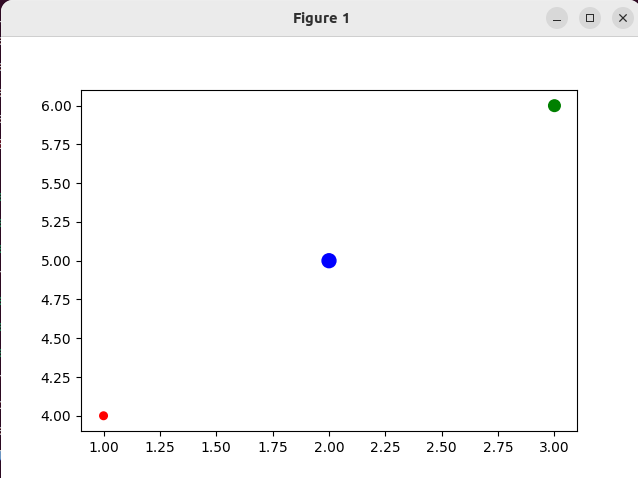

Write Python code to recreate this figure.
import matplotlib.pyplot as plt


x = [1, 2, 3]
y = [4, 5, 6]
size = [30, 100, 70]
color = ['r', 'b', 'g']

plt.scatter(x, y, s=size, c=color)
plt.show()
